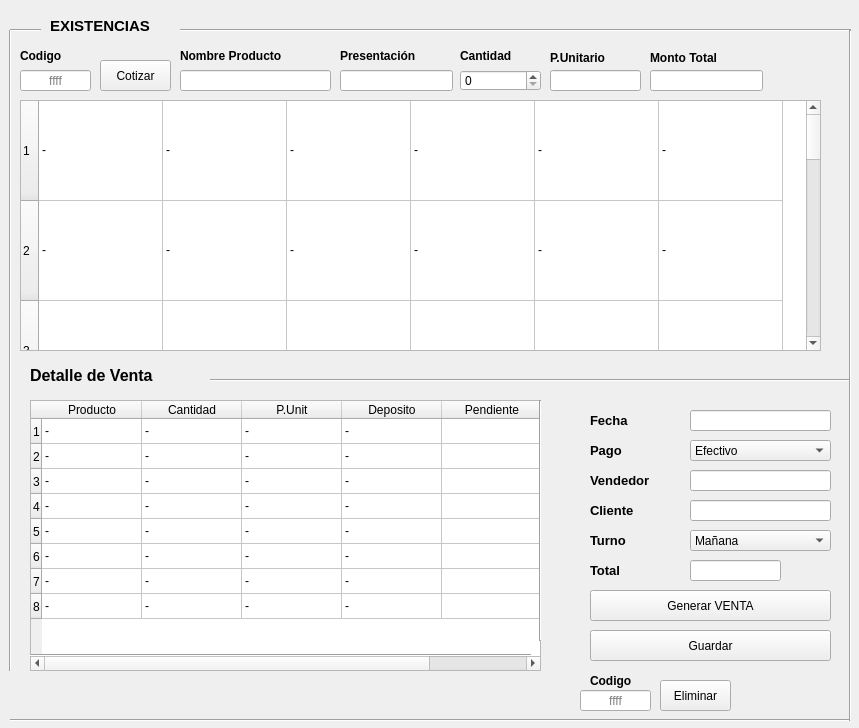
<?xml version="1.0" encoding="UTF-8"?>
<ui version="4.0">
 <class>VENTANA</class>
 <widget class="QMainWindow" name="VENTANA">
  <property name="enabled">
   <bool>true</bool>
  </property>
  <property name="geometry">
   <rect>
    <x>0</x>
    <y>0</y>
    <width>859</width>
    <height>728</height>
   </rect>
  </property>
  <property name="font">
   <font>
    <pointsize>9</pointsize>
   </font>
  </property>
  <property name="windowTitle">
   <string>MainWindow</string>
  </property>
  <widget class="QWidget" name="centralwidget">
   <widget class="QLabel" name="label">
    <property name="geometry">
     <rect>
      <x>50</x>
      <y>10</y>
      <width>231</width>
      <height>31</height>
     </rect>
    </property>
    <property name="font">
     <font>
      <pointsize>11</pointsize>
      <weight>75</weight>
      <bold>true</bold>
     </font>
    </property>
    <property name="text">
     <string>EXISTENCIAS</string>
    </property>
   </widget>
   <widget class="QLabel" name="label_2">
    <property name="geometry">
     <rect>
      <x>20</x>
      <y>45</y>
      <width>71</width>
      <height>21</height>
     </rect>
    </property>
    <property name="font">
     <font>
      <pointsize>9</pointsize>
      <weight>75</weight>
      <bold>true</bold>
     </font>
    </property>
    <property name="text">
     <string>Codigo</string>
    </property>
   </widget>
   <widget class="QLabel" name="label_3">
    <property name="geometry">
     <rect>
      <x>180</x>
      <y>40</y>
      <width>141</width>
      <height>31</height>
     </rect>
    </property>
    <property name="font">
     <font>
      <weight>75</weight>
      <bold>true</bold>
     </font>
    </property>
    <property name="text">
     <string>Nombre Producto</string>
    </property>
   </widget>
   <widget class="QLabel" name="label_4">
    <property name="geometry">
     <rect>
      <x>340</x>
      <y>40</y>
      <width>101</width>
      <height>31</height>
     </rect>
    </property>
    <property name="font">
     <font>
      <weight>75</weight>
      <bold>true</bold>
     </font>
    </property>
    <property name="text">
     <string>Presentación</string>
    </property>
   </widget>
   <widget class="QLabel" name="label_5">
    <property name="geometry">
     <rect>
      <x>460</x>
      <y>40</y>
      <width>71</width>
      <height>31</height>
     </rect>
    </property>
    <property name="font">
     <font>
      <weight>75</weight>
      <bold>true</bold>
     </font>
    </property>
    <property name="text">
     <string>Cantidad</string>
    </property>
   </widget>
   <widget class="QLabel" name="label_6">
    <property name="geometry">
     <rect>
      <x>550</x>
      <y>50</y>
      <width>81</width>
      <height>16</height>
     </rect>
    </property>
    <property name="font">
     <font>
      <weight>75</weight>
      <bold>true</bold>
     </font>
    </property>
    <property name="text">
     <string>P.Unitario</string>
    </property>
   </widget>
   <widget class="QLabel" name="label_7">
    <property name="geometry">
     <rect>
      <x>650</x>
      <y>50</y>
      <width>111</width>
      <height>16</height>
     </rect>
    </property>
    <property name="font">
     <font>
      <weight>75</weight>
      <bold>true</bold>
     </font>
    </property>
    <property name="text">
     <string>Monto Total</string>
    </property>
   </widget>
   <widget class="QLineEdit" name="nom_pro">
    <property name="geometry">
     <rect>
      <x>180</x>
      <y>70</y>
      <width>151</width>
      <height>21</height>
     </rect>
    </property>
    <property name="readOnly">
     <bool>true</bool>
    </property>
   </widget>
   <widget class="QLineEdit" name="Lab">
    <property name="geometry">
     <rect>
      <x>340</x>
      <y>70</y>
      <width>113</width>
      <height>21</height>
     </rect>
    </property>
    <property name="readOnly">
     <bool>true</bool>
    </property>
   </widget>
   <widget class="QLineEdit" name="p_unit">
    <property name="geometry">
     <rect>
      <x>550</x>
      <y>70</y>
      <width>91</width>
      <height>21</height>
     </rect>
    </property>
    <property name="readOnly">
     <bool>true</bool>
    </property>
   </widget>
   <widget class="QLineEdit" name="monto_t">
    <property name="geometry">
     <rect>
      <x>650</x>
      <y>70</y>
      <width>113</width>
      <height>21</height>
     </rect>
    </property>
    <property name="readOnly">
     <bool>true</bool>
    </property>
   </widget>
   <widget class="QTableWidget" name="tabla_int">
    <property name="enabled">
     <bool>true</bool>
    </property>
    <property name="geometry">
     <rect>
      <x>20</x>
      <y>100</y>
      <width>801</width>
      <height>251</height>
     </rect>
    </property>
    <property name="minimumSize">
     <size>
      <width>651</width>
      <height>192</height>
     </size>
    </property>
    <property name="font">
     <font>
      <strikeout>false</strikeout>
     </font>
    </property>
    <property name="layoutDirection">
     <enum>Qt::LeftToRight</enum>
    </property>
    <property name="autoFillBackground">
     <bool>false</bool>
    </property>
    <property name="autoScroll">
     <bool>true</bool>
    </property>
    <property name="autoScrollMargin">
     <number>16</number>
    </property>
    <property name="editTriggers">
     <set>QAbstractItemView::NoEditTriggers</set>
    </property>
    <property name="dragEnabled">
     <bool>false</bool>
    </property>
    <property name="showGrid">
     <bool>true</bool>
    </property>
    <property name="sortingEnabled">
     <bool>false</bool>
    </property>
    <property name="wordWrap">
     <bool>true</bool>
    </property>
    <property name="cornerButtonEnabled">
     <bool>true</bool>
    </property>
    <attribute name="horizontalHeaderVisible">
     <bool>false</bool>
    </attribute>
    <attribute name="horizontalHeaderCascadingSectionResizes">
     <bool>true</bool>
    </attribute>
    <attribute name="horizontalHeaderDefaultSectionSize">
     <number>124</number>
    </attribute>
    <attribute name="horizontalHeaderHighlightSections">
     <bool>true</bool>
    </attribute>
    <attribute name="horizontalHeaderMinimumSectionSize">
     <number>20</number>
    </attribute>
    <attribute name="horizontalHeaderShowSortIndicator" stdset="0">
     <bool>false</bool>
    </attribute>
    <attribute name="horizontalHeaderStretchLastSection">
     <bool>false</bool>
    </attribute>
    <attribute name="verticalHeaderCascadingSectionResizes">
     <bool>false</bool>
    </attribute>
    <attribute name="verticalHeaderDefaultSectionSize">
     <number>25</number>
    </attribute>
    <attribute name="verticalHeaderHighlightSections">
     <bool>true</bool>
    </attribute>
    <attribute name="verticalHeaderMinimumSectionSize">
     <number>100</number>
    </attribute>
    <attribute name="verticalHeaderShowSortIndicator" stdset="0">
     <bool>false</bool>
    </attribute>
    <row>
     <property name="text">
      <string>1</string>
     </property>
    </row>
    <row>
     <property name="text">
      <string>2</string>
     </property>
    </row>
    <row>
     <property name="text">
      <string>3</string>
     </property>
    </row>
    <row>
     <property name="text">
      <string>4</string>
     </property>
    </row>
    <row>
     <property name="text">
      <string>5</string>
     </property>
    </row>
    <row>
     <property name="text">
      <string>6</string>
     </property>
    </row>
    <row>
     <property name="text">
      <string>7</string>
     </property>
    </row>
    <row>
     <property name="text">
      <string>8</string>
     </property>
    </row>
    <row>
     <property name="text">
      <string>9</string>
     </property>
    </row>
    <row>
     <property name="text">
      <string>10</string>
     </property>
    </row>
    <column>
     <property name="text">
      <string>Codigo</string>
     </property>
    </column>
    <column>
     <property name="text">
      <string>Nombre Producto                        </string>
     </property>
     <property name="textAlignment">
      <set>AlignLeading|AlignVCenter</set>
     </property>
    </column>
    <column>
     <property name="text">
      <string>Laboratorio</string>
     </property>
    </column>
    <column>
     <property name="text">
      <string>Cantidad</string>
     </property>
    </column>
    <column>
     <property name="text">
      <string>P.Unitario</string>
     </property>
    </column>
    <column>
     <property name="text">
      <string>Monto Total</string>
     </property>
    </column>
    <item row="0" column="0">
     <property name="text">
      <string>-</string>
     </property>
     <property name="flags">
      <set>ItemIsSelectable|ItemIsDragEnabled|ItemIsEnabled</set>
     </property>
    </item>
    <item row="0" column="1">
     <property name="text">
      <string>-</string>
     </property>
    </item>
    <item row="0" column="2">
     <property name="text">
      <string>-</string>
     </property>
    </item>
    <item row="0" column="3">
     <property name="text">
      <string>-</string>
     </property>
    </item>
    <item row="0" column="4">
     <property name="text">
      <string>-</string>
     </property>
    </item>
    <item row="0" column="5">
     <property name="text">
      <string>-</string>
     </property>
    </item>
    <item row="1" column="0">
     <property name="text">
      <string>-</string>
     </property>
    </item>
    <item row="1" column="1">
     <property name="text">
      <string>-</string>
     </property>
    </item>
    <item row="1" column="2">
     <property name="text">
      <string>-</string>
     </property>
    </item>
    <item row="1" column="3">
     <property name="text">
      <string>-</string>
     </property>
    </item>
    <item row="1" column="4">
     <property name="text">
      <string>-</string>
     </property>
    </item>
    <item row="1" column="5">
     <property name="text">
      <string>-</string>
     </property>
    </item>
    <item row="2" column="0">
     <property name="text">
      <string>-</string>
     </property>
    </item>
    <item row="2" column="1">
     <property name="text">
      <string>-</string>
     </property>
    </item>
    <item row="2" column="2">
     <property name="text">
      <string>-</string>
     </property>
    </item>
    <item row="2" column="3">
     <property name="text">
      <string>-</string>
     </property>
    </item>
    <item row="2" column="4">
     <property name="text">
      <string>-</string>
     </property>
    </item>
    <item row="2" column="5">
     <property name="text">
      <string>-</string>
     </property>
    </item>
    <item row="3" column="0">
     <property name="text">
      <string>-</string>
     </property>
    </item>
    <item row="3" column="1">
     <property name="text">
      <string>-</string>
     </property>
    </item>
    <item row="3" column="2">
     <property name="text">
      <string>-</string>
     </property>
    </item>
    <item row="3" column="3">
     <property name="text">
      <string>-</string>
     </property>
    </item>
    <item row="3" column="4">
     <property name="text">
      <string>-</string>
     </property>
    </item>
    <item row="3" column="5">
     <property name="text">
      <string>-</string>
     </property>
    </item>
    <item row="4" column="0">
     <property name="text">
      <string>-</string>
     </property>
    </item>
    <item row="4" column="1">
     <property name="text">
      <string>-</string>
     </property>
    </item>
    <item row="4" column="2">
     <property name="text">
      <string>-</string>
     </property>
    </item>
    <item row="4" column="3">
     <property name="text">
      <string>-</string>
     </property>
    </item>
    <item row="4" column="4">
     <property name="text">
      <string>-</string>
     </property>
    </item>
    <item row="4" column="5">
     <property name="text">
      <string>-</string>
     </property>
    </item>
    <item row="5" column="0">
     <property name="text">
      <string>-</string>
     </property>
    </item>
    <item row="5" column="1">
     <property name="text">
      <string>-</string>
     </property>
    </item>
    <item row="5" column="2">
     <property name="text">
      <string>-</string>
     </property>
    </item>
    <item row="5" column="3">
     <property name="text">
      <string>-</string>
     </property>
    </item>
    <item row="5" column="4">
     <property name="text">
      <string>-</string>
     </property>
    </item>
    <item row="5" column="5">
     <property name="text">
      <string>-</string>
     </property>
    </item>
    <item row="6" column="0">
     <property name="text">
      <string>-</string>
     </property>
    </item>
    <item row="6" column="1">
     <property name="text">
      <string>-</string>
     </property>
    </item>
    <item row="6" column="2">
     <property name="text">
      <string>-</string>
     </property>
    </item>
    <item row="6" column="3">
     <property name="text">
      <string>-</string>
     </property>
    </item>
    <item row="6" column="4">
     <property name="text">
      <string>-</string>
     </property>
    </item>
    <item row="6" column="5">
     <property name="text">
      <string>-</string>
     </property>
    </item>
    <item row="7" column="0">
     <property name="text">
      <string>-</string>
     </property>
    </item>
    <item row="7" column="1">
     <property name="text">
      <string>-</string>
     </property>
    </item>
    <item row="7" column="2">
     <property name="text">
      <string>-</string>
     </property>
    </item>
    <item row="7" column="3">
     <property name="text">
      <string>-</string>
     </property>
    </item>
    <item row="7" column="4">
     <property name="text">
      <string>-</string>
     </property>
    </item>
    <item row="7" column="5">
     <property name="text">
      <string>-</string>
     </property>
    </item>
    <item row="8" column="0">
     <property name="text">
      <string>-</string>
     </property>
    </item>
    <item row="8" column="1">
     <property name="text">
      <string>-</string>
     </property>
    </item>
    <item row="8" column="2">
     <property name="text">
      <string>-</string>
     </property>
    </item>
    <item row="8" column="3">
     <property name="text">
      <string>-</string>
     </property>
    </item>
    <item row="8" column="4">
     <property name="text">
      <string>-</string>
     </property>
    </item>
    <item row="8" column="5">
     <property name="text">
      <string>-</string>
     </property>
    </item>
    <item row="9" column="0">
     <property name="text">
      <string>-</string>
     </property>
    </item>
    <item row="9" column="1">
     <property name="text">
      <string>-</string>
     </property>
    </item>
    <item row="9" column="2">
     <property name="text">
      <string>-</string>
     </property>
    </item>
    <item row="9" column="3">
     <property name="text">
      <string>-</string>
     </property>
    </item>
    <item row="9" column="4">
     <property name="text">
      <string>-</string>
     </property>
    </item>
    <item row="9" column="5">
     <property name="text">
      <string>-</string>
     </property>
    </item>
   </widget>
   <widget class="QTableWidget" name="boleta">
    <property name="geometry">
     <rect>
      <x>30</x>
      <y>400</y>
      <width>511</width>
      <height>271</height>
     </rect>
    </property>
    <attribute name="horizontalHeaderDefaultSectionSize">
     <number>100</number>
    </attribute>
    <attribute name="horizontalHeaderMinimumSectionSize">
     <number>50</number>
    </attribute>
    <attribute name="verticalHeaderDefaultSectionSize">
     <number>25</number>
    </attribute>
    <row>
     <property name="text">
      <string notr="true">1</string>
     </property>
    </row>
    <row>
     <property name="text">
      <string>2</string>
     </property>
    </row>
    <row>
     <property name="text">
      <string>3</string>
     </property>
    </row>
    <row>
     <property name="text">
      <string>4</string>
     </property>
    </row>
    <row>
     <property name="text">
      <string>5</string>
     </property>
    </row>
    <row>
     <property name="text">
      <string>6</string>
     </property>
    </row>
    <row>
     <property name="text">
      <string>7</string>
     </property>
    </row>
    <row>
     <property name="text">
      <string>8</string>
     </property>
    </row>
    <column>
     <property name="text">
      <string>Producto</string>
     </property>
    </column>
    <column>
     <property name="text">
      <string>Cantidad</string>
     </property>
    </column>
    <column>
     <property name="text">
      <string>P.Unit</string>
     </property>
    </column>
    <column>
     <property name="text">
      <string>Deposito</string>
     </property>
    </column>
    <column>
     <property name="text">
      <string>Pendiente</string>
     </property>
    </column>
    <item row="0" column="0">
     <property name="text">
      <string>-</string>
     </property>
    </item>
    <item row="0" column="1">
     <property name="text">
      <string>-</string>
     </property>
    </item>
    <item row="0" column="2">
     <property name="text">
      <string>-</string>
     </property>
    </item>
    <item row="0" column="3">
     <property name="text">
      <string>-</string>
     </property>
    </item>
    <item row="1" column="0">
     <property name="text">
      <string>-</string>
     </property>
    </item>
    <item row="1" column="1">
     <property name="text">
      <string>-</string>
     </property>
    </item>
    <item row="1" column="2">
     <property name="text">
      <string>-</string>
     </property>
    </item>
    <item row="1" column="3">
     <property name="text">
      <string>-</string>
     </property>
    </item>
    <item row="2" column="0">
     <property name="text">
      <string>-</string>
     </property>
    </item>
    <item row="2" column="1">
     <property name="text">
      <string>-</string>
     </property>
    </item>
    <item row="2" column="2">
     <property name="text">
      <string>-</string>
     </property>
    </item>
    <item row="2" column="3">
     <property name="text">
      <string>-</string>
     </property>
    </item>
    <item row="3" column="0">
     <property name="text">
      <string>-</string>
     </property>
    </item>
    <item row="3" column="1">
     <property name="text">
      <string>-</string>
     </property>
    </item>
    <item row="3" column="2">
     <property name="text">
      <string>-</string>
     </property>
    </item>
    <item row="3" column="3">
     <property name="text">
      <string>-</string>
     </property>
    </item>
    <item row="4" column="0">
     <property name="text">
      <string>-</string>
     </property>
    </item>
    <item row="4" column="1">
     <property name="text">
      <string>-</string>
     </property>
    </item>
    <item row="4" column="2">
     <property name="text">
      <string>-</string>
     </property>
    </item>
    <item row="4" column="3">
     <property name="text">
      <string>-</string>
     </property>
    </item>
    <item row="5" column="0">
     <property name="text">
      <string>-</string>
     </property>
    </item>
    <item row="5" column="1">
     <property name="text">
      <string>-</string>
     </property>
    </item>
    <item row="5" column="2">
     <property name="text">
      <string>-</string>
     </property>
    </item>
    <item row="5" column="3">
     <property name="text">
      <string>-</string>
     </property>
    </item>
    <item row="6" column="0">
     <property name="text">
      <string>-</string>
     </property>
    </item>
    <item row="6" column="1">
     <property name="text">
      <string>-</string>
     </property>
    </item>
    <item row="6" column="2">
     <property name="text">
      <string>-</string>
     </property>
    </item>
    <item row="6" column="3">
     <property name="text">
      <string>-</string>
     </property>
    </item>
    <item row="7" column="0">
     <property name="text">
      <string>-</string>
     </property>
    </item>
    <item row="7" column="1">
     <property name="text">
      <string>-</string>
     </property>
    </item>
    <item row="7" column="2">
     <property name="text">
      <string>-</string>
     </property>
    </item>
    <item row="7" column="3">
     <property name="text">
      <string>-</string>
     </property>
    </item>
   </widget>
   <widget class="QLabel" name="label_8">
    <property name="geometry">
     <rect>
      <x>30</x>
      <y>360</y>
      <width>201</width>
      <height>31</height>
     </rect>
    </property>
    <property name="font">
     <font>
      <pointsize>12</pointsize>
      <weight>75</weight>
      <bold>true</bold>
     </font>
    </property>
    <property name="text">
     <string>Detalle de Venta</string>
    </property>
   </widget>
   <widget class="Line" name="line">
    <property name="geometry">
     <rect>
      <x>180</x>
      <y>20</y>
      <width>671</width>
      <height>20</height>
     </rect>
    </property>
    <property name="orientation">
     <enum>Qt::Horizontal</enum>
    </property>
   </widget>
   <widget class="Line" name="line_2">
    <property name="geometry">
     <rect>
      <x>0</x>
      <y>30</y>
      <width>20</width>
      <height>641</height>
     </rect>
    </property>
    <property name="orientation">
     <enum>Qt::Vertical</enum>
    </property>
   </widget>
   <widget class="Line" name="line_3">
    <property name="geometry">
     <rect>
      <x>10</x>
      <y>20</y>
      <width>31</width>
      <height>21</height>
     </rect>
    </property>
    <property name="orientation">
     <enum>Qt::Horizontal</enum>
    </property>
   </widget>
   <widget class="QLabel" name="label_9">
    <property name="geometry">
     <rect>
      <x>590</x>
      <y>410</y>
      <width>101</width>
      <height>21</height>
     </rect>
    </property>
    <property name="font">
     <font>
      <pointsize>10</pointsize>
      <weight>75</weight>
      <bold>true</bold>
     </font>
    </property>
    <property name="text">
     <string>Fecha</string>
    </property>
   </widget>
   <widget class="QLabel" name="label_12">
    <property name="geometry">
     <rect>
      <x>590</x>
      <y>440</y>
      <width>91</width>
      <height>21</height>
     </rect>
    </property>
    <property name="font">
     <font>
      <pointsize>10</pointsize>
      <weight>75</weight>
      <bold>true</bold>
     </font>
    </property>
    <property name="text">
     <string>Pago</string>
    </property>
   </widget>
   <widget class="QPushButton" name="bot_agregar">
    <property name="geometry">
     <rect>
      <x>100</x>
      <y>60</y>
      <width>71</width>
      <height>31</height>
     </rect>
    </property>
    <property name="text">
     <string>Cotizar</string>
    </property>
   </widget>
   <widget class="QLineEdit" name="cod_bus">
    <property name="geometry">
     <rect>
      <x>20</x>
      <y>70</y>
      <width>71</width>
      <height>21</height>
     </rect>
    </property>
    <property name="text">
     <string/>
    </property>
    <property name="alignment">
     <set>Qt::AlignCenter</set>
    </property>
    <property name="placeholderText">
     <string>ffff</string>
    </property>
   </widget>
   <widget class="QLabel" name="label_13">
    <property name="geometry">
     <rect>
      <x>590</x>
      <y>470</y>
      <width>91</width>
      <height>21</height>
     </rect>
    </property>
    <property name="font">
     <font>
      <pointsize>10</pointsize>
      <weight>75</weight>
      <bold>true</bold>
     </font>
    </property>
    <property name="text">
     <string>Vendedor</string>
    </property>
   </widget>
   <widget class="QLabel" name="label_14">
    <property name="geometry">
     <rect>
      <x>590</x>
      <y>500</y>
      <width>71</width>
      <height>21</height>
     </rect>
    </property>
    <property name="font">
     <font>
      <pointsize>10</pointsize>
      <weight>75</weight>
      <bold>true</bold>
     </font>
    </property>
    <property name="text">
     <string>Cliente</string>
    </property>
   </widget>
   <widget class="QLabel" name="label_15">
    <property name="geometry">
     <rect>
      <x>590</x>
      <y>530</y>
      <width>81</width>
      <height>21</height>
     </rect>
    </property>
    <property name="font">
     <font>
      <pointsize>10</pointsize>
      <weight>75</weight>
      <bold>true</bold>
     </font>
    </property>
    <property name="text">
     <string>Turno</string>
    </property>
   </widget>
   <widget class="QLineEdit" name="fecha">
    <property name="geometry">
     <rect>
      <x>690</x>
      <y>410</y>
      <width>141</width>
      <height>21</height>
     </rect>
    </property>
    <property name="acceptDrops">
     <bool>false</bool>
    </property>
    <property name="readOnly">
     <bool>true</bool>
    </property>
   </widget>
   <widget class="QSpinBox" name="spinBox">
    <property name="geometry">
     <rect>
      <x>460</x>
      <y>70</y>
      <width>81</width>
      <height>21</height>
     </rect>
    </property>
   </widget>
   <widget class="QLineEdit" name="vendedor">
    <property name="geometry">
     <rect>
      <x>690</x>
      <y>470</y>
      <width>141</width>
      <height>21</height>
     </rect>
    </property>
   </widget>
   <widget class="QLineEdit" name="cliente">
    <property name="geometry">
     <rect>
      <x>690</x>
      <y>500</y>
      <width>141</width>
      <height>21</height>
     </rect>
    </property>
    <property name="readOnly">
     <bool>false</bool>
    </property>
   </widget>
   <widget class="QComboBox" name="turno">
    <property name="geometry">
     <rect>
      <x>690</x>
      <y>530</y>
      <width>141</width>
      <height>21</height>
     </rect>
    </property>
    <item>
     <property name="text">
      <string>Mañana</string>
     </property>
    </item>
    <item>
     <property name="text">
      <string>Tarde</string>
     </property>
    </item>
   </widget>
   <widget class="QComboBox" name="tipo_pago">
    <property name="geometry">
     <rect>
      <x>690</x>
      <y>440</y>
      <width>141</width>
      <height>21</height>
     </rect>
    </property>
    <item>
     <property name="text">
      <string>Efectivo</string>
     </property>
    </item>
    <item>
     <property name="text">
      <string>Tarjeta</string>
     </property>
    </item>
   </widget>
   <widget class="QPushButton" name="generar_venta">
    <property name="geometry">
     <rect>
      <x>590</x>
      <y>590</y>
      <width>241</width>
      <height>31</height>
     </rect>
    </property>
    <property name="text">
     <string>Generar VENTA</string>
    </property>
   </widget>
   <widget class="QPushButton" name="terminar">
    <property name="geometry">
     <rect>
      <x>590</x>
      <y>630</y>
      <width>241</width>
      <height>31</height>
     </rect>
    </property>
    <property name="text">
     <string>Guardar</string>
    </property>
   </widget>
   <widget class="QLabel" name="label_21">
    <property name="geometry">
     <rect>
      <x>590</x>
      <y>560</y>
      <width>91</width>
      <height>21</height>
     </rect>
    </property>
    <property name="font">
     <font>
      <pointsize>10</pointsize>
      <weight>75</weight>
      <bold>true</bold>
     </font>
    </property>
    <property name="text">
     <string>Total</string>
    </property>
   </widget>
   <widget class="QLineEdit" name="total_general">
    <property name="geometry">
     <rect>
      <x>690</x>
      <y>560</y>
      <width>91</width>
      <height>21</height>
     </rect>
    </property>
    <property name="readOnly">
     <bool>true</bool>
    </property>
   </widget>
   <widget class="Line" name="line_4">
    <property name="geometry">
     <rect>
      <x>1030</x>
      <y>40</y>
      <width>21</width>
      <height>251</height>
     </rect>
    </property>
    <property name="orientation">
     <enum>Qt::Vertical</enum>
    </property>
   </widget>
   <widget class="Line" name="line_7">
    <property name="geometry">
     <rect>
      <x>520</x>
      <y>400</y>
      <width>41</width>
      <height>241</height>
     </rect>
    </property>
    <property name="orientation">
     <enum>Qt::Vertical</enum>
    </property>
   </widget>
   <widget class="Line" name="line_8">
    <property name="geometry">
     <rect>
      <x>10</x>
      <y>710</y>
      <width>841</width>
      <height>21</height>
     </rect>
    </property>
    <property name="orientation">
     <enum>Qt::Horizontal</enum>
    </property>
   </widget>
   <widget class="Line" name="line_10">
    <property name="geometry">
     <rect>
      <x>30</x>
      <y>640</y>
      <width>501</width>
      <height>31</height>
     </rect>
    </property>
    <property name="orientation">
     <enum>Qt::Horizontal</enum>
    </property>
   </widget>
   <widget class="Line" name="line_5">
    <property name="geometry">
     <rect>
      <x>210</x>
      <y>370</y>
      <width>641</width>
      <height>20</height>
     </rect>
    </property>
    <property name="orientation">
     <enum>Qt::Horizontal</enum>
    </property>
   </widget>
   <widget class="Line" name="line_9">
    <property name="geometry">
     <rect>
      <x>840</x>
      <y>30</y>
      <width>20</width>
      <height>691</height>
     </rect>
    </property>
    <property name="orientation">
     <enum>Qt::Vertical</enum>
    </property>
   </widget>
   <widget class="QLabel" name="label_10">
    <property name="geometry">
     <rect>
      <x>590</x>
      <y>670</y>
      <width>71</width>
      <height>21</height>
     </rect>
    </property>
    <property name="font">
     <font>
      <pointsize>9</pointsize>
      <weight>75</weight>
      <bold>true</bold>
     </font>
    </property>
    <property name="text">
     <string>Codigo</string>
    </property>
   </widget>
   <widget class="QLineEdit" name="cod_bus_2">
    <property name="geometry">
     <rect>
      <x>580</x>
      <y>690</y>
      <width>71</width>
      <height>21</height>
     </rect>
    </property>
    <property name="text">
     <string/>
    </property>
    <property name="alignment">
     <set>Qt::AlignCenter</set>
    </property>
    <property name="placeholderText">
     <string>ffff</string>
    </property>
   </widget>
   <widget class="QPushButton" name="bot_agregar_2">
    <property name="geometry">
     <rect>
      <x>660</x>
      <y>680</y>
      <width>71</width>
      <height>31</height>
     </rect>
    </property>
    <property name="text">
     <string>Eliminar</string>
    </property>
   </widget>
  </widget>
 </widget>
 <resources/>
 <connections/>
</ui>
